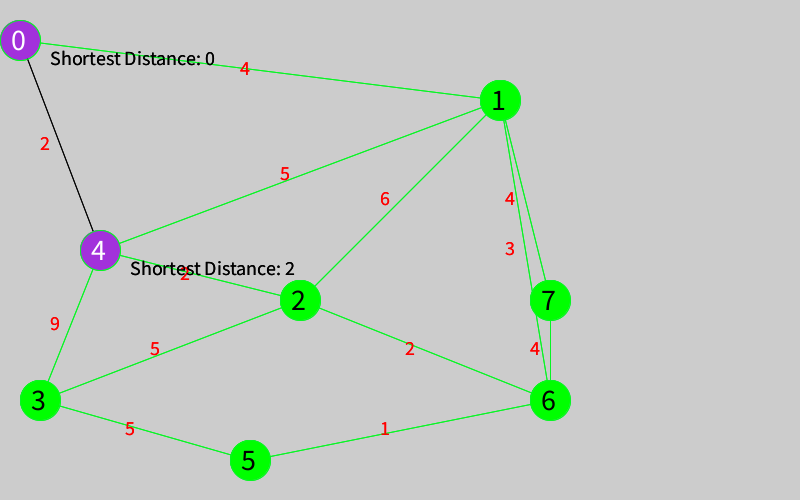
Frame 1 (no input)
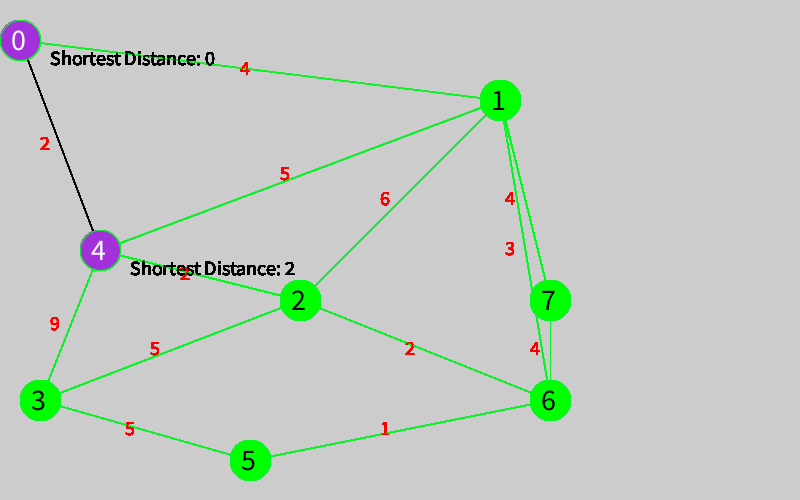
Frame 60 (the mouse pressed at the canvas centre just before this capture)
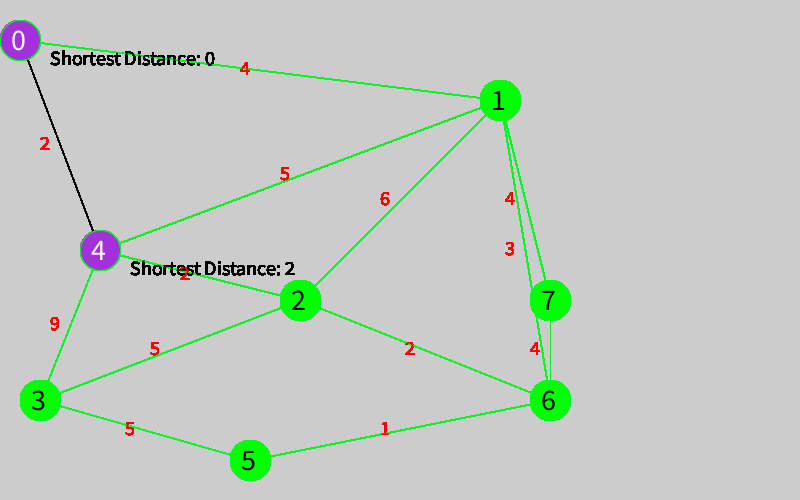
Frame 120 (the mouse held since frame 60 and released just before this capture)

The Processing sketch that drew these frames (run headless with seeded random() and noise(); from frame 60 on, the mouse is pressed at the canvas centre):

// Processing sketch: processing_164016
// ── processing_164016.pde

// NO ES DE MI AUTORIA, SE MODIFICA CON FINES EDUCATIVOS PARA LA MAESTRÃ�A EN EDUCACIÃ�N
/* Tomado de: OpenProcessing Tweak of *@*http://www.openprocessing.org/sketch/99816*@* */
/* !do not delete the line above, required for linking your tweak if you upload again */

Node a1, a2, a3, a4, a5, a6, a7, a8;
Edge e1, e2, e3, e4, e5, e6, e7, e8, e9, e10, e11, e12, e13;
ArrayList<Node> nodes = new ArrayList<Node>();
ArrayList<Edge> edges=new ArrayList<Edge>();
Dijkstra d;
int punto_inicio;
int punto_final; 
int stage;

void setup() {
  punto_inicio=0;
  punto_final=4;
  
  size(800, 500);
  a1=new Node(20, 40, 0);
  a2=new Node(500, 100, 1);
  a3=new Node(300, 300, 2);
  a4=new Node(40, 400, 3);
  a5=new Node(100, 250, 4);
  a6=new Node(250, 460, 5);
  a7=new Node(550, 400, 6);
  a8=new Node(550, 300, 7);
  e1=new Edge(a1, a2, 4);
  e2=new Edge(a2, a3, 6);
  e3=new Edge(a3, a4, 5);
  e4=new Edge(a4, a5, 9);
  e5=new Edge(a1, a5, 2);
  e6=new Edge(a5, a2, 5);
  e7=new Edge(a3, a5, 2);
  e8=new Edge(a4, a6, 5);
  e9=new Edge(a3, a7, 2);
  e10=new Edge(a6, a7, 1);
  e11=new Edge(a2, a7, 3);
  e12=new Edge(a2, a8, 4);
  e13=new Edge(a7, a8, 4);
  nodes.add(a1);
  nodes.add(a2);
  nodes.add(a3);
  nodes.add(a4);
  nodes.add(a5);
  nodes.add(a6);
  nodes.add(a7);
  nodes.add(a8);
  edges.add(e1);
  edges.add(e2);
  edges.add(e3);
  edges.add(e4);
  edges.add(e5);
  edges.add(e6);
  edges.add(e7);
  edges.add(e8);
  edges.add(e9);
  edges.add(e10);
  edges.add(e11);
  edges.add(e12);
  edges.add(e13);
}

void draw() {
  if(stage==0){
    stage++;    
    d=new Dijkstra(nodes, edges, punto_inicio,punto_final);
    d.dijkstra();
    d.render();
  }  for (Edge d: edges) {
    d.render();
  }
  for (Node n : nodes) {
    n.render();
  }
}



public class Dijkstra {
  ArrayList<Node> nodes;
  ArrayList<Edge> edges;
  ArrayList<Node> settledNodes=new ArrayList<Node>();
  ArrayList<Node> unsettledNodes=new ArrayList<Node>();
  Node start;
  Node end;
  int s,e;

  public Dijkstra(ArrayList<Node> nodes, ArrayList<Edge> edges, int s, int e) {
    this.nodes=nodes; 
    this.edges=edges;
    this.s=s;this.e=e;
    start=nodes.get(s);
    end=nodes.get(e);
    start.setFinalDistance(0);
    unsettledNodes.add(start);
  }

  public void render() {
    for (Edge d: edges) {
      d.render();
    }
    for (Node n : nodes) {
      n.render();
    }
  }

  public Node getNodeWithLowestDistance(ArrayList<Node> unsettledNodes) {
    Node no=unsettledNodes.get(0);
    for (Node n:unsettledNodes) {
      if (n.getDistance()<n.getDistance()) {
        return no=n;
      }
    }
    return no;
  }

  public void evaluatedNeighbors(Node evaluationNode) {
    for (Node d:evaluationNode.destinationNodes()) {
      for (Node s:settledNodes) {
        if (d!=s) {
          int edgeDistance=(d.getConnectedEdge(evaluationNode)).getWeight();
          int newDistance=edgeDistance+evaluationNode.getDistance();
          if (d.getDistance()>newDistance) {
            d.setFinalDistance(newDistance);
            unsettledNodes.add(d);
          }
        }
      }
    }
  }

  public void dijkstra() {
    while (unsettledNodes.size ()!=0) {
      Node evaluationNode=getNodeWithLowestDistance(unsettledNodes);
      for (int i=unsettledNodes.size()-1;i>=0;i--) {
        if (unsettledNodes.get(i)==evaluationNode) unsettledNodes.remove(i);
      }
      settledNodes.add(evaluationNode);
      evaluatedNeighbors(evaluationNode);
    }
    for(Node n: nodes){
      if(n==start||n==end){
        n.setCheck();
      }
    }
    Node vertex=end.shortestDistanceNode();
    traceBack(end,start);
    
  }
  
  public void startOver(){
    for(Node n:nodes){
      n.setFinalDistance(Integer.MAX_VALUE);
    }
    for(Edge e:edges){
      e.edgeColor=false;
    }
  }
  public void traceBack(Node end,Node start){
    Node vertex=end;
    while(vertex.getDistance()!=0){
      vertex=vertex.shortestDistanceNode();
    }
  }
}
public class Edge {
  ArrayList<Node> nodesInEdge;
  Node a, b;
  int weight;
  PVector midPoint;
  boolean checked; 
  boolean edgeColor;
  public Edge(Node a, Node b, int w) {
    this.a=a; 
    this.b=b;
    this.weight=w;
    midPoint=getMidpoint();
    a.addEdge(this);
    b.addEdge(this);
    nodesInEdge=new ArrayList<Node>();
    nodesInEdge.add(a); 
    nodesInEdge.add(b);
    checked=false;
    edgeColor=false;
  }
  // return the weight of this edge
  public int getWeight() {
    return weight;
  }
  public PVector getMidpoint() {

    return new PVector((a.x+b.x)/2, (a.y+b.y)/2);
  }

  //return the nodes in this edge
  public ArrayList<Node> getNode() {
    return nodesInEdge;
  }
  public void setCheck() {
    checked=true;
  }
  public boolean getCheck() {
    return checked;
  }
  // get the other node in this edge;
  public Node getPreviousNode(Node n) {
    if (nodesInEdge.get(0).equals(n)) {
      return nodesInEdge.get(1);
    }
    else {
      return nodesInEdge.get(0);
    }
  }

  public void render() {

    if (edgeColor==true) {
      stroke(0);
      line(a.x, a.y, b.x, b.y);
      textSize(20);
      text(""+weight, midPoint.x-20, midPoint.y+5);
    }
    else {
      stroke(#07F524);
      line(a.x, a.y, b.x, b.y);
      fill(255, 0, 0);
      textSize(20);
      text(""+weight, midPoint.x-20, midPoint.y+5);
    }
  }
}

public class Node {
  ArrayList<Edge> connectedEdges=new ArrayList<Edge>();
  float x, y;
  int s, distance; 
  boolean checked;

  public Node(float x, float y, int s) {
    this.x=x;
    this.y=y;
    this.s=s; 
    checked=false; 
    distance=Integer.MAX_VALUE;
  }

  public void addEdge(Edge e) {
    connectedEdges.add(e);
  }
  //return all the edges connected to this node
  public ArrayList<Edge> getEdge() {
    return connectedEdges;
  }
  //return distance from the starting node to this node
  public int getDistance() {
    return distance;
  }

  //if the edge connected to this node and the previous node is checked, then set the final distance for this node.
  public void setFinalDistance(int i) {
    distance=i;
  }

  public void setDistance(Node previousNode) {
    ///////////////////////
    for (Edge e:connectedEdges) {
      if (e.getNode().get(0).equals(previousNode)||e.getNode().get(1).equals(previousNode)) {
        this.distance=previousNode.getDistance()+e.getWeight();
      }
    }
  } 
  // check if there's still unchecked edges that is connected to this node, if there are, then it is a checkable node.
  public boolean checkableNode() {

    for (Edge e:getEdge()) {
      if (e.getCheck()==false) {
        return true;
      }
    }
    return false;
  }
  //get the shortest distanced node that is connected to this node
  //also change the color of the edge between these two nodes.
  public Node shortestDistanceNode(){
    int shortestDistance=Integer.MAX_VALUE;
    Node shortestNode=null;
    for(Edge e:connectedEdges){
      if(e.getPreviousNode(this).getDistance()<shortestDistance&&e.getPreviousNode(this).getDistance()==this.getDistance()-this.getConnectedEdge(e.getPreviousNode(this)).getWeight()){
        shortestNode=e.getPreviousNode(this);
      }
    }
    shortestNode.getConnectedEdge(this).edgeColor=true;
    return shortestNode;
  }
  
  //find the connected Edge of this node and another node n;
  public Edge getConnectedEdge(Node n) {
    Edge ed=null;
    for (Edge e:connectedEdges) {
      for (Node node:e.getNode()) {
        if (node.equals(n)) ed=e;
      }
    }
    return ed;
  }
  //returns all the nodes connected to this node;
  public ArrayList<Node> destinationNodes() {
    ArrayList<Node> destination=new ArrayList<Node>();
    for (Edge e:getEdge()) {
      destination.add(e.getPreviousNode(this));
    }
    return destination;
  }
  public void setCheck() {
    checked=true;
  }
  public boolean getCheck() {
    return checked;
  }
  public boolean shouldColor(){
    for(Edge e:connectedEdges){
      if(e.edgeColor==true){
        return true;
      }
    }
    return false;
  }


  public void render() {
    if (shouldColor()==true) {
      fill(#A231DB);
      ellipse(x, y, 40, 40);
      textSize(30);
      fill(255);
      text(""+s, x-9, y+10);
      textSize(20);
      fill(0);
      text("Shortest Distance: "+distance ,x+30,y+25);
    }
    else {
      fill(0, 255, 0);
      ellipse(x, y, 40, 40);
      textSize(30);
      fill(0);
      text(""+s, x-9, y+10);
      
    }
  }
}
